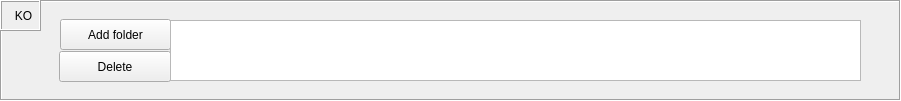
     <widget class="QFrame" name="frame_Experimental">
      <property name="geometry">
       <rect>
        <x>10</x>
        <y>20</y>
        <width>901</width>
        <height>101</height>
       </rect>
      </property>
      <property name="frameShape">
       <enum>QFrame::Box</enum>
      </property>
      <property name="frameShadow">
       <enum>QFrame::Sunken</enum>
      </property>
      <widget class="QPushButton" name="ButtonAddExpFolder">
       <property name="geometry">
        <rect>
         <x>60</x>
         <y>19</y>
         <width>111</width>
         <height>31</height>
        </rect>
       </property>
       <property name="text">
        <string>Add folder</string>
       </property>
      </widget>
      <widget class="QPushButton" name="ButtonDeleteExpFolder">
       <property name="geometry">
        <rect>
         <x>59</x>
         <y>51</y>
         <width>112</width>
         <height>31</height>
        </rect>
       </property>
       <property name="text">
        <string>Delete</string>
       </property>
      </widget>
      <widget class="QListWidget" name="listWidget_Exp">
       <property name="geometry">
        <rect>
         <x>170</x>
         <y>20</y>
         <width>691</width>
         <height>61</height>
        </rect>
       </property>
      </widget>
      <widget class="QLabel" name="label_2">
       <property name="geometry">
        <rect>
         <x>0</x>
         <y>0</y>
         <width>41</width>
         <height>31</height>
        </rect>
       </property>
       <property name="frameShape">
        <enum>QFrame::Box</enum>
       </property>
       <property name="frameShadow">
        <enum>QFrame::Raised</enum>
       </property>
       <property name="text">
        <string>   KO</string>
       </property>
      </widget>
     </widget>
